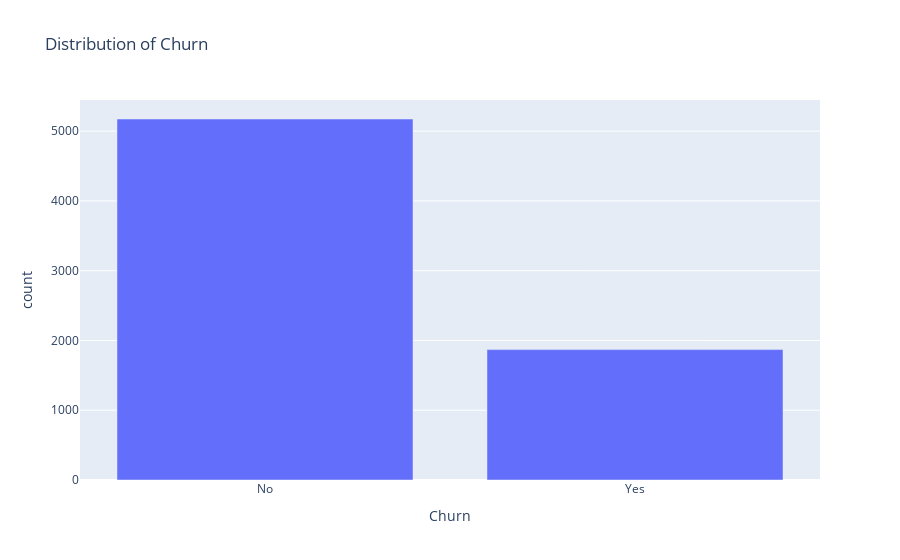

The notebook cell this image was saved under:
### Code cell
churn_counts = df['Churn'].value_counts().reset_index()
churn_counts.columns = ['Churn', 'count']
fig = px.bar(churn_counts, x='Churn', y='count', title='Distribution of Churn')
fig.show()

### Figure 1 — Plotly figure (JSON) as saved in the notebook; plotly's stock layout.template omitted (floating-point values rounded to 4 significant figures)
{"data": [{"alignmentgroup": "True", "hovertemplate": "Churn=%{x}<br>count=%{y}<extra></extra>", "legendgroup": "", "marker": {"color": "#636efa", "pattern": {"shape": ""}}, "name": "", "offsetgroup": "", "orientation": "v", "showlegend": false, "textposition": "auto", "x": ["No", "Yes"], "xaxis": "x", "y": [5174, 1869], "yaxis": "y", "type": "bar"}], "layout": {"xaxis": {"anchor": "y", "domain": [0.0, 1.0], "title": {"text": "Churn"}}, "yaxis": {"anchor": "x", "domain": [0.0, 1.0], "title": {"text": "count"}}, "legend": {"tracegroupgap": 0}, "title": {"text": "Distribution of Churn"}, "barmode": "relative"}}
